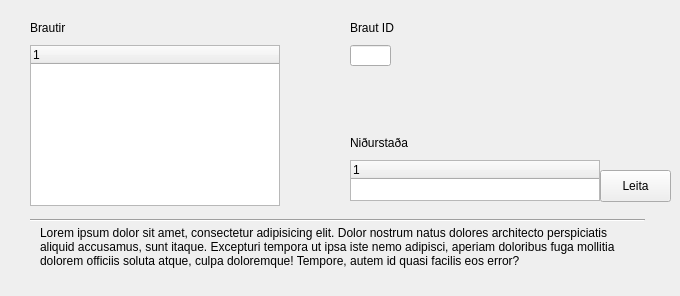
      <widget class="QWidget" name="tracksTabCreate_2">
       <attribute name="title">
        <string>Braut</string>
       </attribute>
       <widget class="QLabel" name="label_41">
        <property name="geometry">
         <rect>
          <x>40</x>
          <y>226</y>
          <width>595</width>
          <height>61</height>
         </rect>
        </property>
        <property name="text">
         <string>Lorem ipsum dolor sit amet, consectetur adipisicing elit. Dolor nostrum natus dolores architecto perspiciatis aliquid accusamus, sunt itaque. Excepturi tempora ut ipsa iste nemo adipisci, aperiam doloribus fuga mollitia dolorem officiis soluta atque, culpa doloremque! Tempore, autem id quasi facilis eos error?</string>
        </property>
        <property name="textFormat">
         <enum>Qt::AutoText</enum>
        </property>
        <property name="scaledContents">
         <bool>false</bool>
        </property>
        <property name="alignment">
         <set>Qt::AlignLeading|Qt::AlignLeft|Qt::AlignTop</set>
        </property>
        <property name="wordWrap">
         <bool>true</bool>
        </property>
       </widget>
       <widget class="Line" name="line_16">
        <property name="geometry">
         <rect>
          <x>30</x>
          <y>210</y>
          <width>615</width>
          <height>20</height>
         </rect>
        </property>
        <property name="orientation">
         <enum>Qt::Horizontal</enum>
        </property>
       </widget>
       <widget class="QLabel" name="label_124">
        <property name="geometry">
         <rect>
          <x>30</x>
          <y>20</y>
          <width>101</width>
          <height>16</height>
         </rect>
        </property>
        <property name="text">
         <string>Brautir</string>
        </property>
       </widget>
       <widget class="QTreeWidget" name="treeWidget_37">
        <property name="geometry">
         <rect>
          <x>350</x>
          <y>160</y>
          <width>250</width>
          <height>41</height>
         </rect>
        </property>
        <column>
         <property name="text">
          <string notr="true">1</string>
         </property>
        </column>
       </widget>
       <widget class="QLabel" name="label_127">
        <property name="geometry">
         <rect>
          <x>350</x>
          <y>20</y>
          <width>101</width>
          <height>16</height>
         </rect>
        </property>
        <property name="text">
         <string>Braut ID</string>
        </property>
       </widget>
       <widget class="QPushButton" name="pushButton_28">
        <property name="geometry">
         <rect>
          <x>600</x>
          <y>170</y>
          <width>71</width>
          <height>32</height>
         </rect>
        </property>
        <property name="text">
         <string>Leita</string>
        </property>
       </widget>
       <widget class="QTreeWidget" name="treeWidget_38">
        <property name="geometry">
         <rect>
          <x>30</x>
          <y>45</y>
          <width>250</width>
          <height>161</height>
         </rect>
        </property>
        <column>
         <property name="text">
          <string notr="true">1</string>
         </property>
        </column>
       </widget>
       <widget class="QLabel" name="label_128">
        <property name="geometry">
         <rect>
          <x>350</x>
          <y>135</y>
          <width>101</width>
          <height>16</height>
         </rect>
        </property>
        <property name="text">
         <string>Niðurstaða</string>
        </property>
       </widget>
       <widget class="QLineEdit" name="lineEdit_29">
        <property name="geometry">
         <rect>
          <x>350</x>
          <y>45</y>
          <width>41</width>
          <height>21</height>
         </rect>
        </property>
        <property name="text">
         <string/>
        </property>
        <property name="maxLength">
         <number>11</number>
        </property>
        <property name="clearButtonEnabled">
         <bool>true</bool>
        </property>
       </widget>
      </widget>
